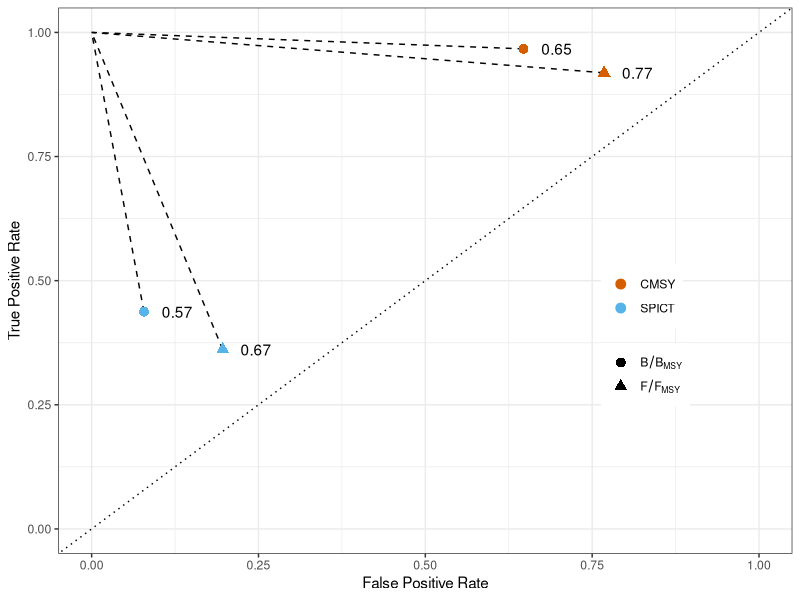

Recreate this plot in R.
##---------------------
## Plot the ROC points
## CM, PB: 25/02/2019
## 
##---------------------
FFmsy_dat <- data.frame(model = c("SPICT", "CMSY"),
                        TPR = c(151/418, 384/418),
                        FPR = c(11/56, 43/56))
FFmsy_dat$distance <- with(FFmsy_dat, sqrt((TPR - 1)^2 + (FPR - 0)^2))

BBmsy_dat <- data.frame(model = c("SPICT", "CMSY"),
                        TPR = c(185/423, 409/423),
                        FPR = c(4/51, 33/51))
BBmsy_dat$distance <- with(BBmsy_dat, sqrt((TPR - 1)^2 + (FPR - 0)^2))

# ##
# with(FFmsy_dat, plot(FFmsy_FPR, FFmsy_TPR, pch = c(15, 19), xlim = c(0, 1), ylim = c(0, 1), bty = "l", col = "darkgrey"))
# abline(c(0, 1), col = 1, lty = 3)
# with(FFmsy_dat, segments(rep(0, 2), rep(1, 2), FFmsy_FPR, FFmsy_TPR, lty = 2, col = "darkgrey"))
# ##
# with(BBmsy_dat, points(BBmsy_FPR, BBmsy_TPR, pch = c(15, 19)))
# with(BBmsy_dat, segments(rep(0, 2), rep(1, 2), BBmsy_FPR, BBmsy_TPR, lty = 2))
# legend("bottomright",
#        legend = c("FFmsy SPiCT", "FFmsy CMSY",
#                   "BBmsy SPiCT", "BBmsy CMSY"),
#        col = c(rep("darkgrey", 2), rep(1, 2)),
#        pch = c(15, 19, 15, 19),
#        lty = 2, bty = "n")
# text((FFmsy_dat$FFmsy_FPR) / 2,
# (1 + FFmsy_dat$FFmsy_TPR) / 2,
# labels = round(FFmsy_dat$distance, 2),
# col = "darkgrey"
# )
# 
# text((BBmsy_dat$BBmsy_FPR) / 2,
# (1 + BBmsy_dat$BBmsy_TPR) / 2,
# labels = round(BBmsy_dat$distance, 2),
# col = 1
# )

##############################################
library (ggplot2); theme_set(theme_bw())

BBmsy_dat$variable <- "B/BMSY"
FFmsy_dat$variable <- "F/FMSY"

dat <- rbind (BBmsy_dat, FFmsy_dat)
dat$distance = round(dat$distance, 2)

labs1 <- c(expression(B/B[MSY]), expression(F/F[MSY]))

pdf("RO Plot July.pdf", width = 6.69, height = 6.69)
ggplot(dat)+
  geom_abline(intercept = 0, slope = 1, linetype = "dotted")+
  geom_segment(data = dat, aes(x = FPR, y = TPR, xend = 0, yend = 1), linetype = "dashed")+
  geom_point(aes(x = FPR, y = TPR, colour = model, shape = variable),  size = 3)+
  scale_color_manual(values=c("#D55E00", "#56B4E9"))+
  scale_shape_discrete(labels = labs1) +
  xlim (c(0,1))+ ylim (c(0,1))+
  xlab("False Positive Rate")+
  ylab("True Positive Rate")+
  theme (legend.title = element_blank(), legend.position = c(0.8, 0.4))+
  annotate("text", label = dat$distance, x= dat$FPR + 0.05, y= dat$TPR)
dev.off()
